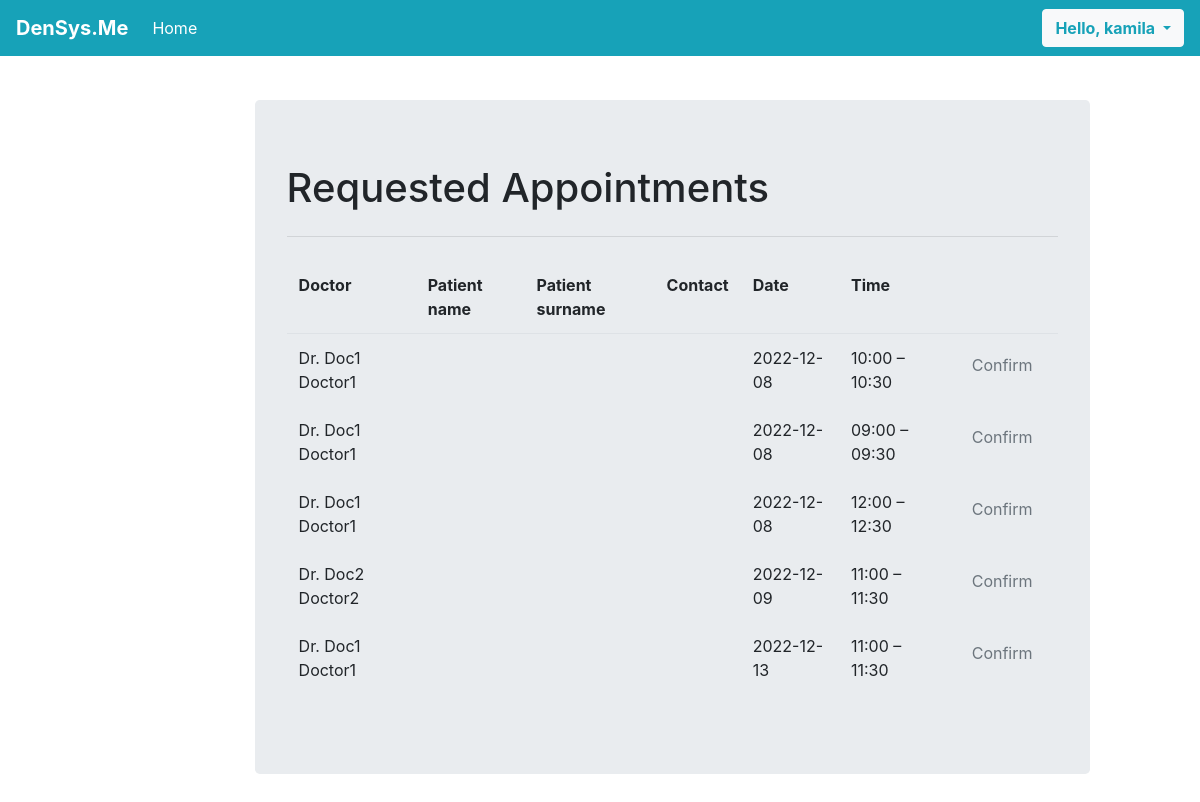
Before: /requested_appointments/ (signed in) with the older database file.
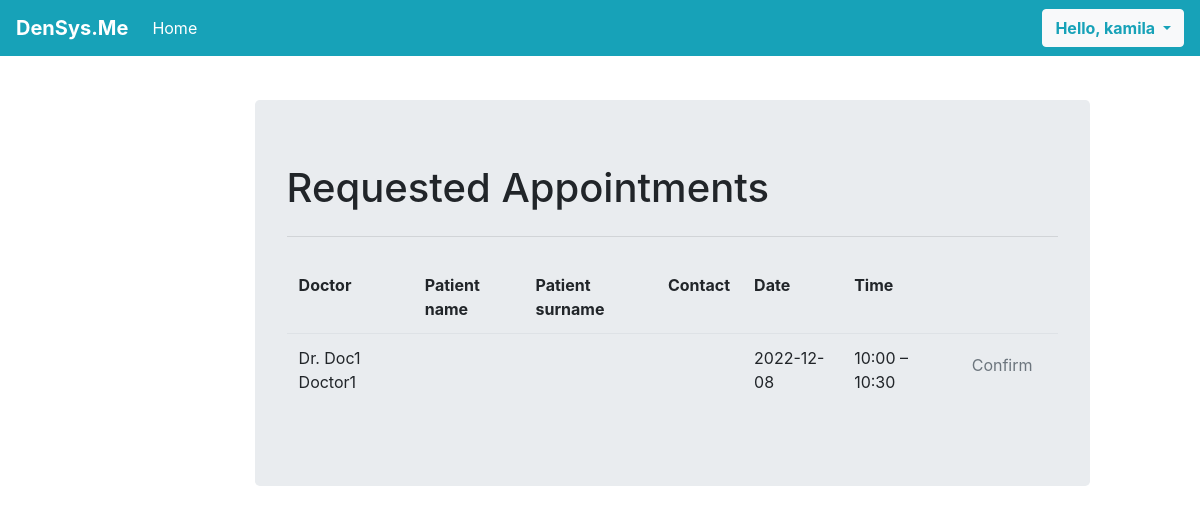
After: the same page with the newer database file.
### sys_base/models.py (models this page shows, shortened)
class Account(AbstractUser):
    pass

class Appointment(models.Model):
    class Meta:
        unique_together = ('doctor', 'date', 'timeslot')
    TIMESLOT_LIST = (
        ('09:00 – 09:30', '09:00 – 09:30'),
        ('10:00 – 10:30', '10:00 – 10:30'),
        ('11:00 – 11:30', '11:00 – 11:30'),
        ('12:00 – 12:30', '12:00 – 12:30'),
        ('13:00 – 13:30', '13:00 – 13:30'),
        ('14:00 – 14:30', '14:00 – 14:30'),
        ('15:00 – 15:30', '15:00 – 15:30'),
        ('16:00 – 16:30', '16:00 – 16:30'),
        ('17:00 – 17:30', '17:00 – 17:30'),
    )
    DATE_LIST=[]
    for i in range(0,7):
        day = date.today() + timedelta(days=i)
        DATE_LIST.append((str(day), str(day)))
    doctor = models.ForeignKey(Doctor, on_delete=models.CASCADE, null=True)
    patient_iin = models.CharField(max_length=60, blank=True)
    date = models.CharField(choices=DATE_LIST, max_length=60)
    timeslot = models.CharField(choices=TIMESLOT_LIST, max_length=60)
    prescription = models.TextField(blank=True)
    status = models.CharField(blank=True, default='unscheduled', max_length=30)

class Doctor(models.Model):
    account = models.OneToOneField(
        settings.AUTH_USER_MODEL,
        on_delete=models.CASCADE,
        blank=True,
        null=True,
    )
    date_of_birth = models.DateField()
    iin = models.CharField(max_length = 12, validators = [validators.MinLengthValidator(12), charfield_is_number_validator])
    name = models.CharField(max_length = 30)
    surname = models.CharField(max_length = 30)
    middlename = models.CharField(max_length = 30, blank=True, default='')
    contact_number = models.CharField(
        max_length = 11,
        validators = [
            validators.RegexValidator(
                "^\\+?\\d{1,4}?[-.\\s]?\\(?\\d{1,3}?\\)?[-.\\s]?\\d{1,4}[-.\\s]?\\d{1,4}[-.\\s]?\\d{1,9}$",
                message = "Incorrect Phone Number"
            ),
            validators.MinLengthValidator(11)
        ]
    )
    department_id = models.PositiveIntegerField()
    specialization_details_id = models.CharField(max_length = 30)
    experience = models.PositiveIntegerField(validators = [validators.MaxValueValidator(100)])
    photo_doctor = models.ImageField(upload_to = user_directory_path, null=True, default = 'null')
    category_doctor = models.CharField(max_length = 10)
    price_of_appointment = models.PositiveIntegerField()
    schedule_details = models.CharField(max_length = 30)
    degree = models.CharField(max_length = 10)
    rating = models.DecimalField(decimal_places = 1, max_digits = 2 ,validators = [validators.MinValueValidator(0.0), validators.MaxValueValidator(10.0)])
    address_doctor = models.CharField(max_length = 30, blank=True)
    def __str__(self):
        return "Dr. %s %s" % (self.surname, self.name)

### sys_base/views.py (the view)
# urls.py: path('requested_appointments/', views.requested_appointments, name='requested_appointments'),
def requested_appointments(request):
    context = {}
    if request.user.is_superuser:
        context['usertype'] = 'admin'
        appointments = Appointment.objects.all()
        context['appointments'] = appointments
    elif hasattr(request.user, 'doctor'):
        context['usertype'] = 'Doctor'
        appointments = Appointment.objects.filter(doctor__account__username = request.user.username)
        context['appointments'] = appointments
    elif hasattr(request.user, 'patient'):
        context['usertype'] = 'Patient'
        appointments = Appointment.objects.filter(patient__account__username = request.user.username)
        context['appointments'] = appointments
    else:
        context['usertype'] = 'Admin'
        appointments = Appointment.objects.all()
        context['appointments'] = appointments
    return render(request, "sys_base/requested_appointments.html", context)

### sys_base/templates/sys_base/requested_appointments.html (shortened to what this page needs)
{% extends "sys_base/base.html" %}
{% block content %}
<div class="container p-t-5">
    <div class="col-md-12 offset-md-1 mt-5">
      <div class="jumbotron" style="margin-top:100px">
        {% if usertype == 'admin' %}
<h1 class="display-8">Requested Appointments</h1>
        <hr class="my-4">
        <table class="table table-borderless">
            <thead class="border-bottom font-weight-bold">
                <tr>
                    <td>Doctor</td>
                    <td>Patient name</td>
                    <td>Patient surname</td>
                    <td>Contact</td>
                    <td>Date</td>
                    <td>Time</td>
                    <td></td>
                </tr>
            </thead>
            <tbody>
                {% for app in appointments %}
                    <tr>
                        <td>{{app.doctor}}</td>
                        <td>{{app.patient_name}}</td>
                        <td>{{app.patient_surname}}</td>
                        <td>{{app.patient_contact}}</td>
                        <td>{{app.date}}</td>
                        <td>{{app.timeslot}}</td>
                        <td><a href="" class="btn text-secondary px=0">
                            Confirm
                        </a></td>
                    </tr>
                {% endfor %}
            </tbody>
        </table>
        {% endif %}
</div>
</div>
</div>
{% endblock content %}

### sys_base/templates/sys_base/base.html (shortened to what this page needs)
<!DOCTYPE html>
<html lang="en">
  <head>
    <link rel="stylesheet" href="https://cdnjs.cloudflare.com/ajax/libs/font-awesome/6.2.1/css/all.min.css" />
    <link rel="stylesheet" href="https://cdn.jsdelivr.net/npm/bootstrap@4.3.1/dist/css/bootstrap.min.css">
    <link href=  "http://ajax.googleapis.com/ajax/libs/jqueryui/1.8.16/themes/ui-lightness/jquery-ui.css" rel="stylesheet" type="text/css" />
  </head>
  <body>
    <nav class="navbar navbar-expand-lg fixed-top navbar-dark bg-info">
      <a class="navbar-brand m-r-3 font-weight-bold" href="{% url 'index' %}">DenSys.Me</a>
      <div class="collapse navbar-collapse" id="navbarMenu">
        <ul class="navbar-nav mr-auto">
          <li class="nav-item active">
            <a class="nav-link" href="{% url 'index' %}">Home </a>
          </li>
        </ul>
        <div class="btn-group">
          {% if request.user.is_authenticated %}
          <button type="button" class="btn btn-light font-weight-bold text-info dropdown-toggle" data-toggle="dropdown" aria-haspopup="true" aria-expanded="false">
            Hello, {{user}}
          </button>
          {% else %}
          <ul class="navbar-nav mr-auto">
            <li class="nav-item active">
              <a class="nav-link" href="{% url 'login' %}">ඞ Login ඞ</a>
            </li>
          </ul>
          {% endif %}
        </div>
        </div>
    </nav>
    <div class="container">
      <div class="col-md-10 offset-md-1 mt-5">
          {% block content %} {% endblock content %}
      </div>
    </div>
    <script src="https://cdn.jsdelivr.net/npm/bootstrap@4.3.1/dist/js/bootstrap.min.js"></script>  </body>
</html>

Changed rows visible on the page:
removed Appointment: doctor "Dr. Doc1 Doctor1", date "2022-12-08", timeslot "09:00 – 09:30"
removed Appointment: doctor "Dr. Doc1 Doctor1", date "2022-12-08", timeslot "12:00 – 12:30"
removed Appointment: doctor "Dr. Doc2 Doctor2", date "2022-12-09", timeslot "11:00 – 11:30"
removed Appointment: doctor "Dr. Doc1 Doctor1", date "2022-12-13", timeslot "11:00 – 11:30"
